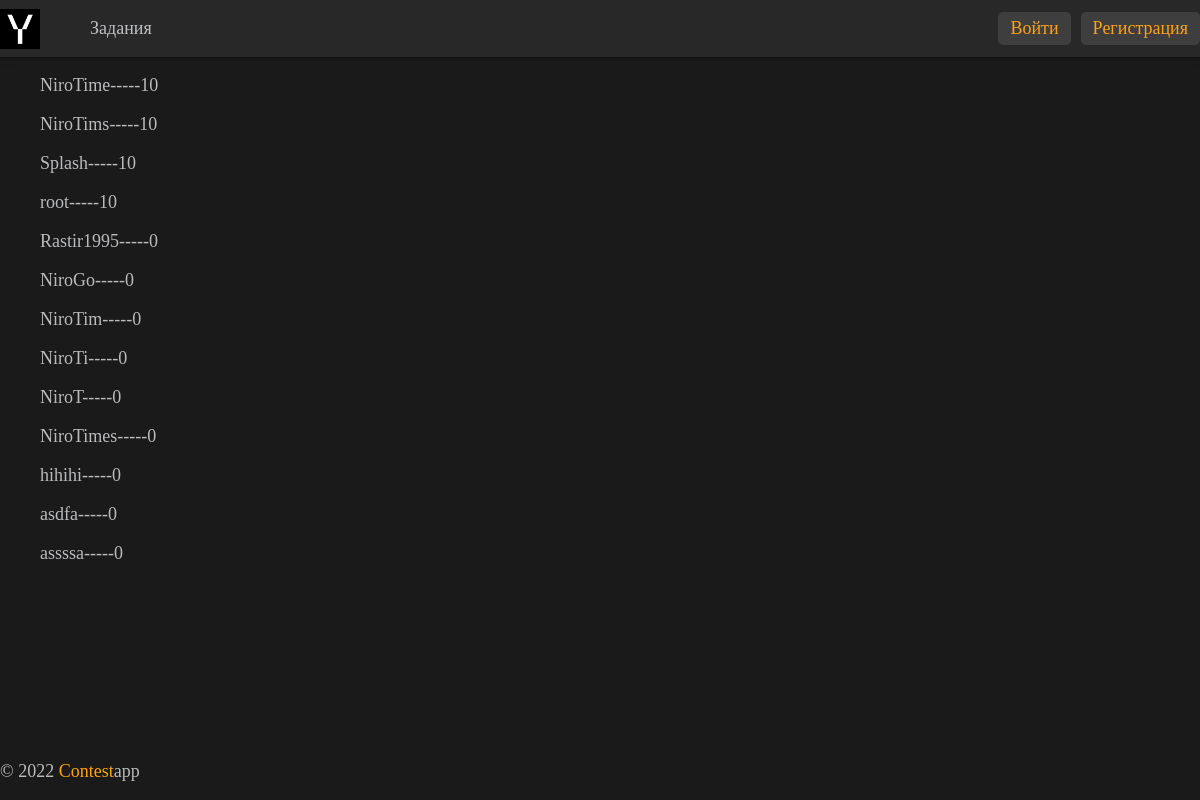
The page / on the database its author committed.
### users/models.py (models this page shows, shortened)
class Profile(models.Model):
    user = models.OneToOneField(
        User,
        on_delete=models.CASCADE,
        related_name='profile',
    )
    avatar = ImageField(upload_to="photos/%Y/%m/%d/", blank=True)
    rating = models.IntegerField(default=0, editable=False)

### tasks/views.py (the view)
# urls.py: path('', index, name='index'),
def index(request):
    template = 'tasks/index.html'
    top_users = Profile.objects.all(
    ).order_by(
        '-rating'
    )[:settings.TOP_RANK_PLAYERS_LIMIT].select_related('user')
    context = {
        'top_users': top_users,
        'title': 'Контест апп'
    }
    if request.user.is_authenticated:
        user = request.user
        following = user.following.all().select_related(
            'author'
        ).prefetch_related('author__actions')
        context['following'] = following
    return render(request, template, context=context)

### templates/tasks/index.html (shortened to what this page needs)
{% extends 'base.html' %}
{% block content %}
  <div class="container py-5">
    {% for profile in top_users %}
    <ul>
      <li>{{ profile.user }}-----{{ profile.rating }}</li>
    </ul>
    {% endfor %}
  </div>
{% endblock %}

### static/css/global.css (style rules this page uses)
:root { --main-bg-color: #1A1A1A; --second-bg-color: #282828; --box-shadow:0px 1px 3px rgba(0,0,0,.24),0px 2px 8px rgba(0,0,0,.16); --link-active: #ffffff; --acent-color: rgb(255 161 22); --transition: all 0.25s ease; }
body { background-color: var(--main-bg-color); margin:0; color: rgba(239,241,246,.75); padding:0; font-size: 18px; min-height: 100vh; display: flex; flex-direction: column; }
ul { list-style: None; }
.container { width: 1200px; margin:0 auto; }

### rows shown on the page
Profile: user "NiroTime", rating "10"
Profile: user "NiroTims", rating "10"
Profile: user "Splash", rating "10"
Profile: user "root", rating "10"
Profile: user "Rastir1995", rating "0"
Profile: user "NiroGo", rating "0"
Profile: user "NiroTim", rating "0"
Profile: user "NiroTi", rating "0"
Profile: user "NiroT", rating "0"
Profile: user "NiroTimes", rating "0"
Profile: user "hihihi", rating "0"
Profile: user "asdfa", rating "0"
Profile: user "assssa", rating "0"
